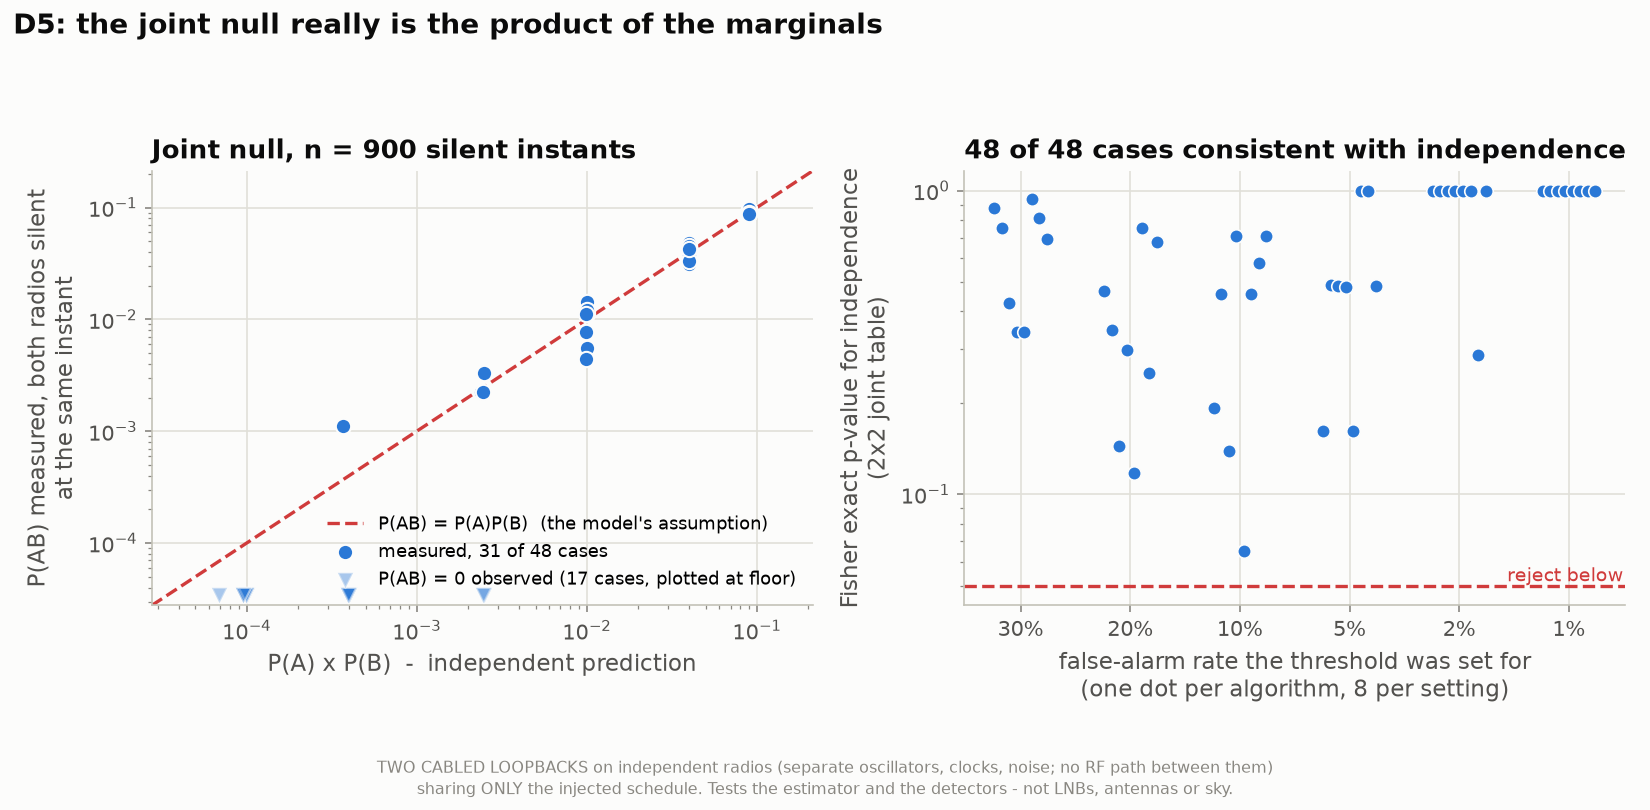

Reproduce this figure in Python.
"""D5: is the joint empty-cell rate really p_A x p_B?

Regenerates fig_d5_joint_null.png from fig_d5_joint_null.json.
"""
import json
import sys
from pathlib import Path

import numpy as np

HERE = Path(__file__).parent
sys.path.insert(0, str(HERE))
import figstyle as F

D = json.loads((HERE / "fig_d5_joint_null.json").read_text())
F.setup()
import matplotlib.pyplot as plt

fig, (ax, bx) = plt.subplots(1, 2, figsize=(11.0, 5.4))
points = D["points"]

# -- panel A: measured joint rate against the model's prediction -------
pos = [p for p in points if p["expected"] > 0 and p["p_ab"] > 0]
zero = [p for p in points if p["p_ab"] == 0 and p["expected"] > 0]
xs = [p["expected"] for p in points if p["expected"] > 0]
ys = [p["p_ab"] for p in pos]
top = max(xs + ys) * 2.2
bottom = min(xs + ys) * 0.4
edge = np.array([bottom, top])
ax.plot(edge, edge, color=F.CRITICAL, linestyle="--", linewidth=1.6, zorder=1,
        label="P(AB) = P(A)P(B)  (the model's assumption)")
ax.scatter([p["expected"] for p in pos], [p["p_ab"] for p in pos],
           s=54, color=F.S1, edgecolor=F.SURFACE, linewidth=1.0, zorder=3,
           label=f"measured, {len(pos)} of {len(points)} cases")
if zero:
    ax.scatter([p["expected"] for p in zero], [bottom * 1.25] * len(zero),
               s=54, color=F.S1, alpha=0.4, marker="v",
               edgecolor=F.SURFACE, linewidth=1.0, zorder=3,
               label=f"P(AB) = 0 observed ({len(zero)} cases, plotted at floor)")
ax.set_xscale("log")
ax.set_yscale("log")
ax.set_xlim(bottom, top)
ax.set_ylim(bottom, top)
ax.set_xlabel("P(A) x P(B)  -  independent prediction")
ax.set_ylabel("P(AB) measured, both radios silent\nat the same instant")
ax.set_title(f"Joint null, n = {D['n']} silent instants", loc="left")
ax.legend(loc="lower right", fontsize=8.8)

# -- panel B: Fisher exact p-values ------------------------------------
rates = sorted({p["target_rate"] for p in points}, reverse=True)
bx.axhline(0.05, color=F.CRITICAL, linestyle="--", linewidth=1.6, zorder=1)
bx.text(len(rates) - 0.5, 0.05, " reject below", fontsize=9, color=F.CRITICAL,
        va="bottom", ha="right")
for i, rate in enumerate(rates):
    group = [p for p in points if p["target_rate"] == rate
             and p["fisher_p"] is not None]
    if not group:
        continue
    spread = np.linspace(-0.24, 0.24, len(group))
    bx.scatter([i + s for s in spread], [p["fisher_p"] for p in group],
               s=42, color=F.S1, edgecolor=F.SURFACE, linewidth=0.8, zorder=3)
bx.set_yscale("log")
bx.set_xticks(np.arange(len(rates)))
bx.set_xticklabels([f"{r:.0%}" for r in rates])
bx.set_xlabel("false-alarm rate the threshold was set for\n"
              "(one dot per algorithm, 8 per setting)")
bx.set_ylabel("Fisher exact p-value for independence\n(2x2 joint table)")
bx.set_title(f"{D['consistent']} of {D['cases']} cases consistent "
             f"with independence", loc="left")

fig.suptitle(D["title"], fontsize=13.5, fontweight="bold", color=F.INK,
             x=0.008, ha="left", y=0.985)
F.finish(fig, [ax, bx])
ax.grid(True, axis="both", alpha=1.0)
bx.grid(True, axis="both", alpha=1.0)
fig.tight_layout(rect=[0, 0.10, 1, 0.925])
fig.savefig(HERE / "fig_d5_joint_null.png")
print("wrote fig_d5_joint_null.png")
